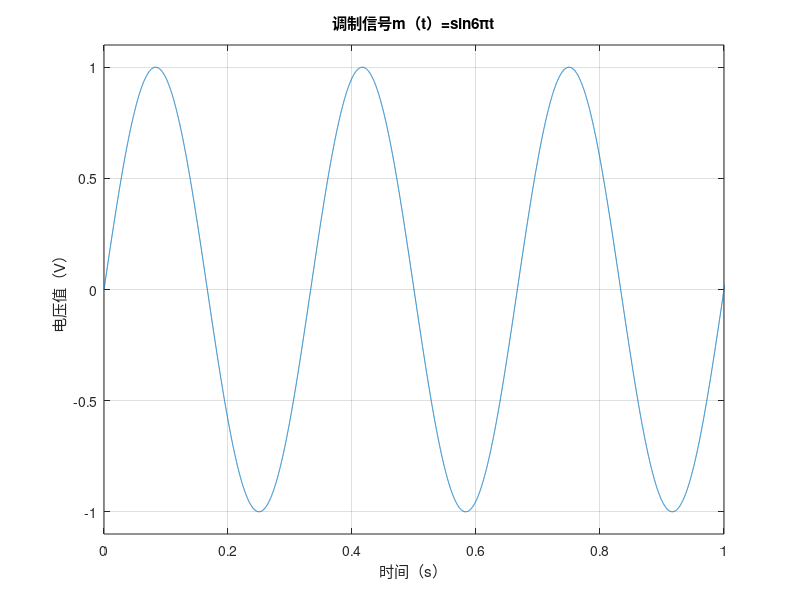
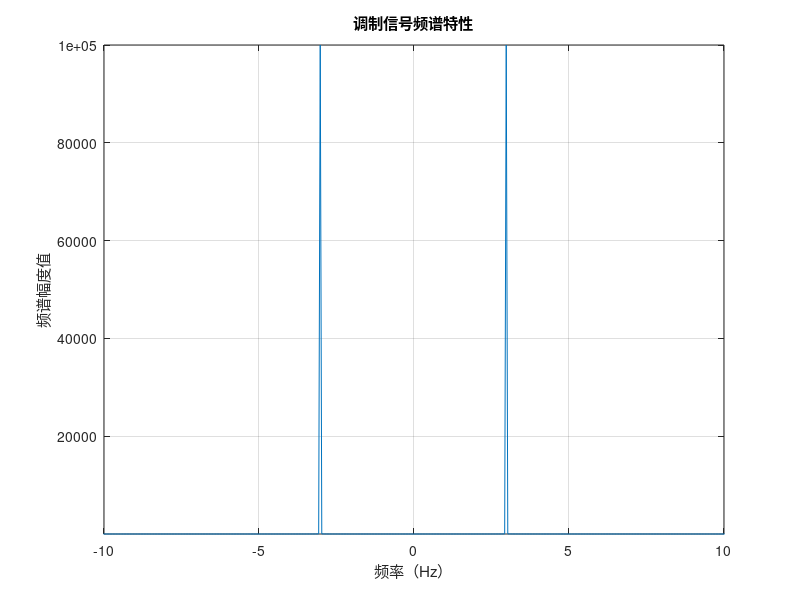
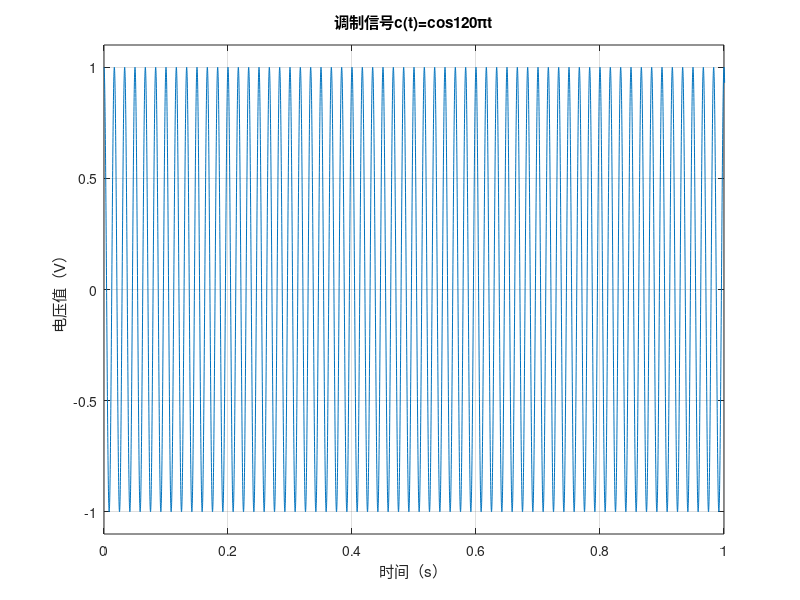
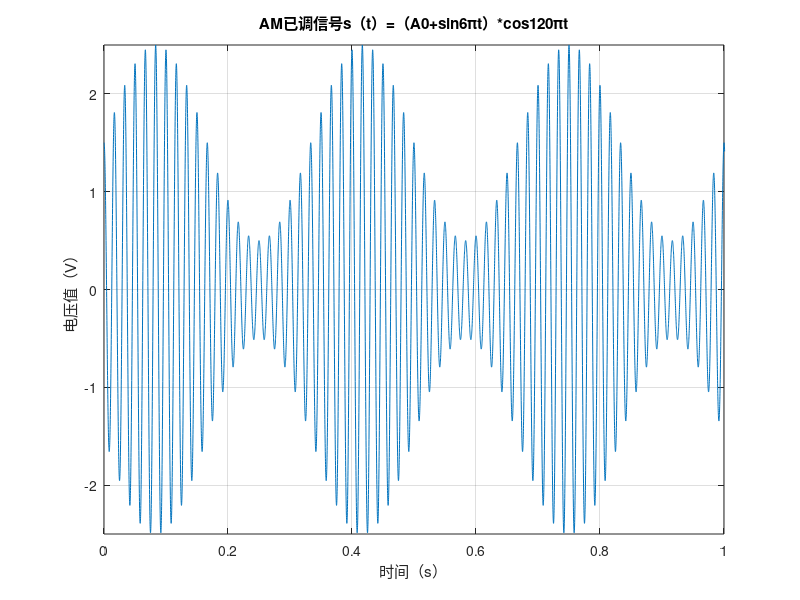

MATLAB code for these plots, in order:
T = 20;                %仿真的总时间长度20s
Ts = 0.0001;           %采样时间间隔
t = 0:Ts:T;            %定义时间矢量
N = length(t);         %得到总采样点数

Fs = 1/Ts;             %采样频率
df = Fs/N;             %计算频率分辨率
f = -Fs/2:df:Fs/2-df;  %定义频率矢量（频谱图的横坐标）

figure(1);             %定义1号画图窗口
mt = sin(6*pi*t);      %产生调制信号
plot(t,mt);
grid on;    %画调制信号的时域波形图
axis([0 1 -1.1 1.1])        %横纵坐标范围 0 1 横坐标 -1.1到1.1是纵坐标范围
xlabel ('时间（s）');ylabel('电压值（V）')    %横纵坐标显示
title('调制信号m（t）=sin6πt')    %标题

figure(2);             %定义2号画图窗口
fmt = fft(mt);         %对调制信号进行FFT，得到调制信号的频谱
fmt = fftshift(fmt);   %将得到的频谱的频率中心搬移回原点
fmt = abs(fmt);        %得到频谱的幅频特性
plot(f,fmt);           %画调制信号的幅频特性图
grid on;                %画网格
mins=min(abs(fmt));          %傅里叶变换
maxs=max(abs(fmt));          %傅里叶变换
axis([-10 10 mins maxs])     %横纵坐标范围
xlabel('频率（Hz）');ylabel('频谱幅度值') %横纵坐标显示
title('调制信号频谱特性')   %标题

figure(3)
ct = cos(120*pi*t);    %产生调制信号
plot(t,ct);grid on;     %画调制信号的时域波形图 grid on产生表格
axis([0 1 -1.1 1.1])             %横纵坐标范围 0 1 横坐标 0到1是纵坐标范围
xlabel ('时间（s）');ylabel('电压值（V）')    %横纵坐标显示
title('调制信号c(t)=cos120πt')    %标题

figure(4)
st = (1.5+sin(6*pi*t)).*cos(120*pi*t);    %产生调制信号
plot(t,st);
grid on;     %画调制信号的时域波形图 grid on产生表格
axis([0 1 -2.5 2.5])             %横纵坐标范围 0 1 横坐标 0到1是纵坐标范围
xlabel ('时间（s）');ylabel('电压值（V）')    %横纵坐标显示
title('AM已调信号s（t）=（A0+sin6πt）*cos120πt')    %标题

figure(5);             %定义2号画图窗口
fst = fft(st);         %对调制信号进行FFT，得到调制信号的频谱
fst = fftshift(fst);   %将得到的频谱的频率中心搬移回原点
fst = abs(fst);        %得到频谱的幅频特性
plot(f,fst);grid on;   %画调制信号的幅频特性图
mins=min(abs(fst));          %傅里叶变换
maxs=max(abs(fst));          %傅里叶变换
axis([-70 70 mins maxs])     %横纵坐标范围
xlabel('频率（Hz）');ylabel('频谱幅度值') %横纵坐标显示
title('AM已调信号频谱特性');   %标题

figure(6)
dsb = sin(6*pi*t).*cos(120*pi*t);    %产生调制信号
plot(t,dsb);
grid on;     %画调制信号的时域波形图 grid on产生表格
axis([0 1 -1 1])             %横纵坐标范围 0 1 横坐标 0到1是纵坐标范围
xlabel ('时间（s）');ylabel('电压值（V）')    %横纵坐标显示
title('DSB已调信号s(t)=sin(6πt)*cos(120πt)');    %标题

figure(7);             %定义2号画图窗口
fst = fft(dsb);         %对调制信号进行FFT，得到调制信号的频谱
fst = fftshift(fst);   %将得到的频谱的频率中心搬移回原点
fst = abs(fst);        %得到频谱的幅频特性
plot(f,fst);
grid on;   %画调制信号的幅频特性图
mins=min(abs(fst));          %傅里叶变换
maxs=max(abs(fst));          %傅里叶变换
axis([-70 70 mins maxs])     %横纵坐标范围
xlabel('频率（Hz）');ylabel('频谱幅度值') %横纵坐标显示
title('DSB已调信号信号频谱特性');   %标题


figure(8)
%原信号 sin(6*pi*t)
%载波c(t)=cos(120*pi)
USB =  1/2*cos(120*pi*t).*sin(6*pi*t)+1/2*sin(120*pi*t).*cos(6*pi*t);    %产生调制信号
plot(t,USB);
grid on;     %画调制信号的时域波形图 grid on产生表格
axis([0 1 -0.5 0.5])             %横纵坐标范围 0 1 横坐标 0到1是纵坐标范围
xlabel ('时间（s）');ylabel('电压值（V）')    %横纵坐标显示
title('SSB上边带已调信号');    

figure(9);             %定义2号画图窗口
fst = fft(USB);         %对调制信号进行FFT，得到调制信号的频谱
fst = fftshift(fst);   %将得到的频谱的频率中心搬移回原点
fst = abs(fst);        %得到频谱的幅频特性
plot(f,fst);
grid on;   %画调制信号的幅频特性图
mins=min(abs(fst));          %傅里叶变换
maxs=max(abs(fst));          %傅里叶变换
axis([-70 70 mins maxs])     %横纵坐标范围
xlabel('频率（Hz）');ylabel('频谱幅度值') %横纵坐标显示
title('SSB上边带信号频谱特性');   %标题

figure(10)
%原信号 sin(6*pi*t)
%载波c(t)=cos(120*pi*t)
s = sin(6*pi*t);                  % modulating signal
kf=50;                   %设定调频指数 
int_mt=zeros(1,N);  
for i=1:N-1        
    int_mt(i+1)=int_mt(i)+s(i)*Ts;        %求信号m(t)的积分  
end                                        %调制，产生已调信号 
sfm=cos(120*pi*t+2*pi*kf*int_mt);      %调制信号
          
plot(t,sfm);
axis([0 1 -1 1]);   %横纵坐标范围 0 1 横坐标 0到1是纵坐标范围
grid on;
xlabel ('时间（s）');ylabel('电压值（V）')    %横纵坐标显示
title('FM调制信号');    


figure(11);             %定义2号画图窗口
fst = fft(sfm);         %对调制信号进行FFT，得到调制信号的频谱
fst = fftshift(fst);   %将得到的频谱的频率中心搬移回原点
fst = abs(fst);        %得到频谱的幅频特性
plot(f,fst);
grid on;   %画调制信号的幅频特性图
mins=min(abs(fst));          %傅里叶变换
maxs=max(abs(fst));          %傅里叶变换
axis([-200 200 mins maxs]);     %横纵坐标范围
xlabel('频率（Hz）');ylabel('频谱幅度值') %横纵坐标显示
title('FM调制信号频谱特性');   %标题







